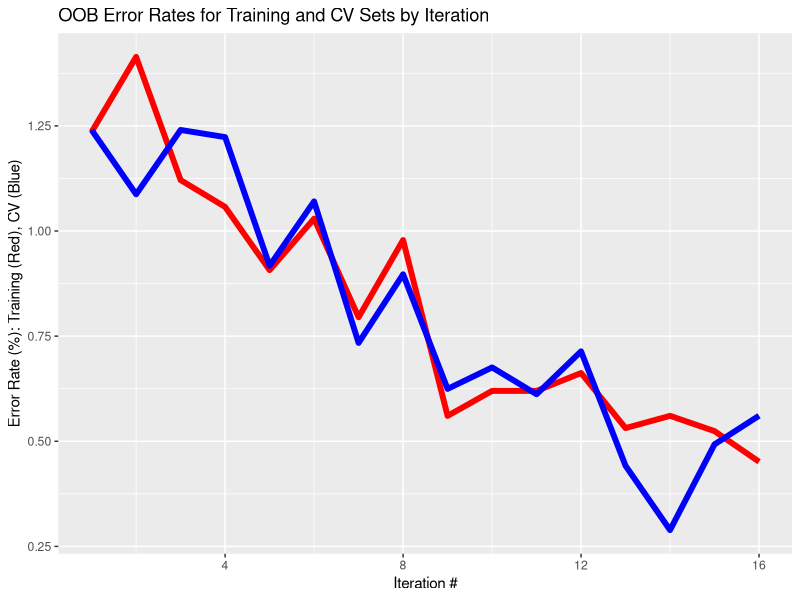

Recreate this plot in R.
## ---- chunk 1
library(ggplot2)
res <- read.csv("results.csv", header=T)
ggplot(res) + geom_line(aes(x=1:dim(res)[1], y=oob_train), colour="red", size=2) + geom_line(aes(x=1:dim(res)[1], y=oob_cv), colour="blue", size=2) + labs(x="Iteration #", y="Error Rate (%): Training (Red), CV (Blue)", title="OOB Error Rates for Training and CV Sets by Iteration")
## ---- chunk 2
1 - 13675/13737
## ---- chunk 3
1 - 5852/5885
